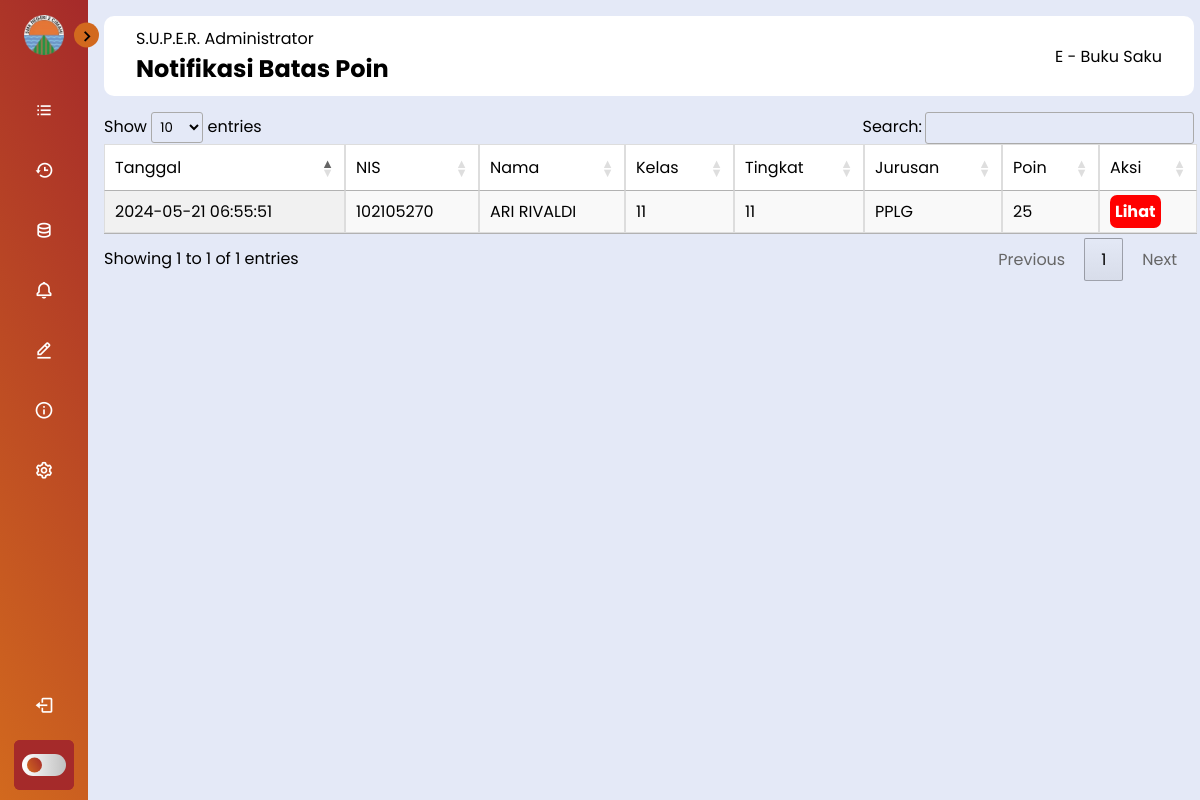
The app's page /S.U.P.E.R/notification.php (signed in), older data.
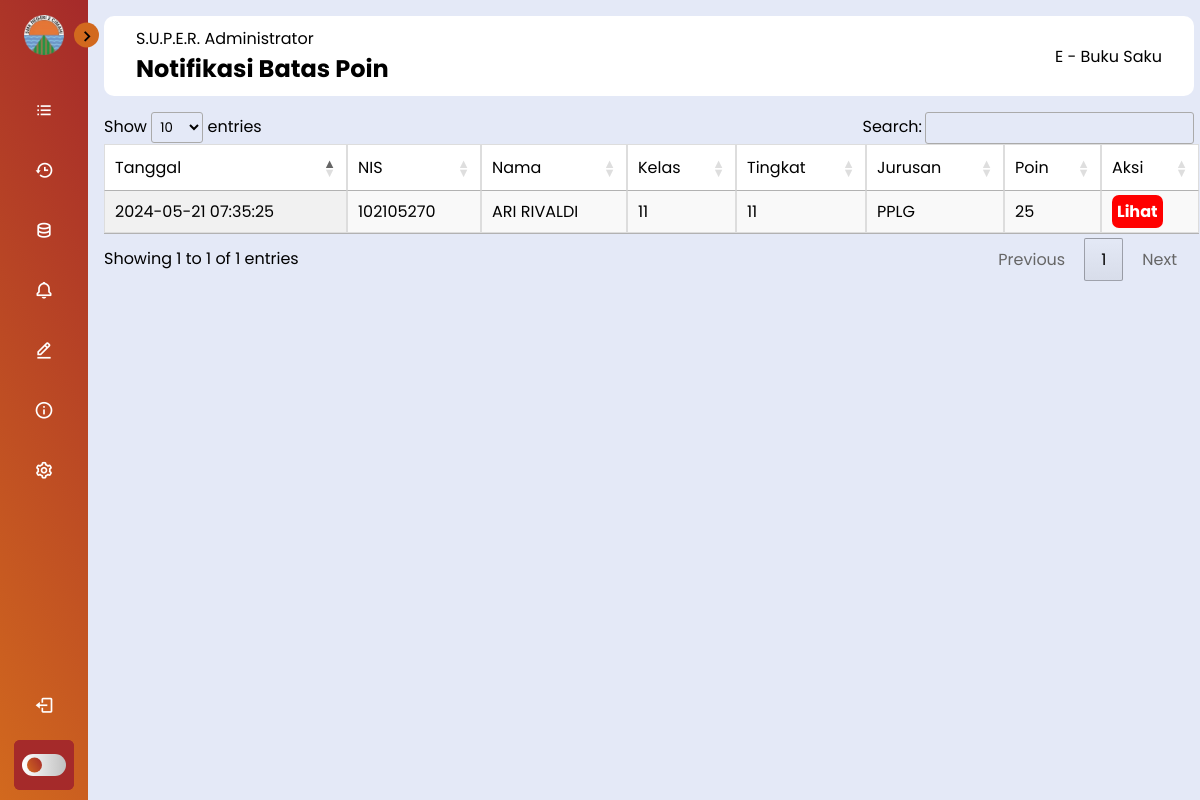
The same page, newer data.
### tables this page shows
CREATE TABLE `tb_batas_poin` (
  `id` int(11) NOT NULL,
  `tanggal` timestamp NOT NULL DEFAULT current_timestamp() ON UPDATE current_timestamp(),
  `nis` int(11) NOT NULL,
  `nama` varchar(100) NOT NULL,
  `tingkat` int(2) NOT NULL,
  `jurusan` varchar(30) NOT NULL,
  `kelas` varchar(2) NOT NULL,
  `poin` int(11) NOT NULL
);

### S.U.P.E.R/notification.php (the view, shortened to what this page needs)
<!DOCTYPE html>
<html lang="en">
<head>
    <link rel="stylesheet" href="styleBar.css">
    <link href='https://unpkg.com/boxicons@2.1.4/css/boxicons.min.css' rel='stylesheet'>
    <link rel="stylesheet" href="https://cdnjs.cloudflare.com/ajax/libs/
    font-awesome/6.4.0/css/all.min.css">
    <link rel="stylesheet" href="https://cdn.datatables.net/1.13.7/css/jquery.dataTables.min.css">
</head>
<body>
    <?php
  include "koneksi.php";
  $sql = mysqli_query($conn, "SELECT * FROM tb_batas_poin");
  ?>
    <nav class="sidebar close">
        <header>
            <div class="image-text">
                <span class="image">
                    <img src="../img/smkn2cmi.png" alt="logo">
                </span>
            </div>
            <i class='bx bx-chevron-right toggle'></i>
        </header>
        <div class="menu-bar">
            <div class="menu">
                <ul class="menu-link">
                    <li class="nav-link">
                        <a href="admin-buksak.php">
                            <i class='bx bx-list-ul icon'></i>
                        </a>
                    </li>
                    <li class="nav-link">
                        <a href="data-kasus.php">
                            <i class='bx bx-history icon'></i>
                        </a>
                    </li>
                    <li class="nav-link">
                        <a href="kasus.php">
                            <i class='bx bx-data icon'></i>
                        </a>
                    </li>
                    <li class="nav-link">
                    <a href="notification.php">
                            <i class='bx bx-bell icon'></i>
                        </a>
                    </li>
                    <li class="nav-link">
                        <a href="hapus-pelanggaran.php">
                            <i class='bx bx-edit-alt icon'></i>
                        </a>
                    </li>
                    <li class="nav-link">
                        <a href="credit-buksak.php">
                            <i class='bx bx-info-circle icon'></i>
                        </a>
                    </li>
                    <li class="nav-link">
                        <a href="admin-settings.php">
                            <i class='bx bx-cog icon'></i>
                        </a>
                    </li>
                </ul>
            </div>
            <div class="bottom-content">
                <li class="">
                    <a href="../index.php">
                        <i class='bx bx-log-out icon'></i>
                    </a>
                </li>
                <li class="mode">
                    <div class="moon-sun">
                    </div>
                    <div class="toggle-switch">
                        <span class="switch"></span>
                    </div>
                </li>
            </div>
        </div>
    </nav>
    <div class="main--content">
        <div class="header--wrapper">
            <div class="header--title">
                <span>S.U.P.E.R. Administrator</span>
                <h2>Notifikasi Batas Poin</h2>
            </div>
            <div class="header--title">
                <span>E - Buku Saku</span>
            </div>
        </div>
        <div>
            <form action="hapus-pelanggaran.php" method="GET">
            <div class="wrap-table">
                <table class="display" id="table_kasus">
                    <thead>
                        <tr>
                            <td>Tanggal</td>
                            <td>NIS</td>
                            <td>Nama</td>
                            <td>Kelas</td>
                            <td>Tingkat</td>
                            <td>Jurusan</td>
                            <td>Poin</td>
                            <td>Aksi</td>
                        </tr>
                    </thead>
                    <tbody>
                        <?php foreach ($sql as $row) : ?>
                        <tr>
                            <td>
                                <?= $row["tanggal"]; ?>
                            </td>
                            <td>
                                <?= $row["nis"]; ?>
                            </td>
                            <td>
                                <?= $row["nama"]; ?>
                            </td>
                            <td>
                                <?= $row["kelas"]; ?>
                            </td>
                            <td>
                                <?= $row["tingkat"]; ?>
                            </td>
                            <td>
                                <?= $row["jurusan"]; ?>
                            </td>
                            <td>
                                <?= $row["poin"]; ?>
                            </td>
                            <td>
                                <?php echo "
                        <a href='proses-hapus-pelanggaran.php?id=$row[nis]' class='css-button'>Lihat</a>" ?>
                            </td>
                        </tr>
                        <?php
                        endforeach;
                        ?>
                    </tbody>
                </table>
                </div>
            </form>
        </div>
</body>
</html>

### S.U.P.E.R/styleBar.css (style rules this page uses)
* { font-family: 'Poppins', sans-serif; margin: 0; padding: 0; box-sizing: border-box; }
:root { --body-color: #E4E9F7; --sidebar-color: linear-gradient(240deg, brown, chocolate); --primary-color: chocolate; --primary-color-light: brown; --toggle-color: linear-gradient(270deg, silver, white); --text-color: #fff; --tran-02: all .2s ease; --tran-03: all .3s ease; --tran-04: all .4s ease; --tran-05: all .5s ease; }
body { height: 100vh; background: var(--body-color); transition: var(--tran-05); }
.sidebar { position: fixed; top: 0; left: 0; height: 100%; width: 250px; padding: 10px 14px; background: var(--sidebar-color); transition: var(--tran-05); z-index: 100; }
.sidebar.close { width: 88px; }
.sidebar .image { min-width: 60px; display: flex; align-items: center; justify-content: center; }
.sidebar li { height: 50px; margin-top: 10px; list-style: none; display: flex; align-items: center; }
.sidebar li .icon { display: flex; align-items: center; justify-content: center; min-width: 60px; font-size: 20px; }
.sidebar li .icon, .sidebar li .text { color: var(--text-color); transition: var(--tran-02); }
.sidebar .image-text img { width: 40px; border-radius: 6px; }
.sidebar header { position: relative; }
.sidebar header .image-text { display: flex; align-items: center; }
.sidebar header .toggle { position: absolute; top: 50%; right: -25px; transform: translateY(-50%) rotate(180deg); height: 25px; width: 25px; background: var(--primary-color); display: flex; align-items: center; justify-content: center; border-radius: 50%; color: var(--sidebar-color); font-size: 22px; transition: var(--tran-02); }
.sidebar.close header .toggle { transform: translateY(-50%); }
.sidebar .menu { margin-top: 15px; }
.sidebar li a { height: 100%; width: 100%; display: flex; align-items: center; text-decoration: none; border-radius: 6px; transition: var(--tran-04); }
.sidebar .menu-bar { height: calc(100% - 50px); display: flex; flex-direction: column; justify-content: space-between; }
.menu-bar .mode { position: relative; border-radius: 6px; background: var(--primary-color-light); }
.menu-bar .mode .moon-sun { height: 50px; width: 60px; display: flex; align-items: center; }
.menu-bar .mode .toggle-switch { position: absolute; right: 0; display: flex; align-items: center; justify-content: center; height: 100%; min-width: 60px; cursor: pointer; border-radius: 6px; background: var(--primary-color-light); transition: var(--tran-05); }
.toggle-switch .switch { position: relative; height: 22px; width: 44px; border-radius: 25px; background: var(--toggle-color); transition: var(--tran-05); }
.switch::before { content: ''; position: absolute; height: 15px; width: 15px; border-radius: 50%; top: 50%; left: 5px; transform: translateY(-50%); background: var(--sidebar-color); transition: var(--tran-03); }
.main--content { position: relative; width: 93.5%; margin-left: 88px; padding: 1rem; }
.header--wrapper { display: flex; justify-content: space-between; align-items: center; flex-wrap: wrap; background: #fff; border-radius: 10px; padding: 10px 2rem; margin-bottom: 1rem; }
.header--title { color: linear-gradient(brown, chocolate); }
table { font-family: arial, sans-serif; border-collapse: collapse; width: 100%; background-color: white; }

### S.U.P.E.R/notification.php (style rules this page uses)
td, th { border: 1px solid #dddddd; text-align: left; padding: 8px; }
.css-button { text-decoration: none; color: white; padding: 5px; background-color: red; border-radius: 7px; font-weight: 700; }

Row changes from the older to the newer data that the page shows:
removed tb_batas_poin: tanggal "2024-05-21 06:55:51", nis "102105270", nama "ARI RIVALDI", kelas "11", tingkat "11", jurusan "PPLG", poin "25"
added tb_batas_poin: tanggal "2024-05-21 07:35:25", nis "102105270", nama "ARI RIVALDI", kelas "11", tingkat "11", jurusan "PPLG", poin "25"
